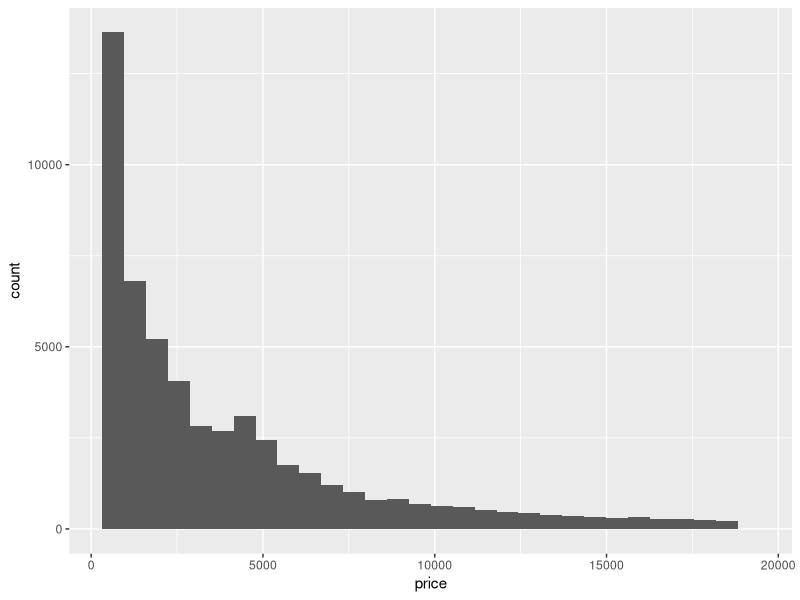
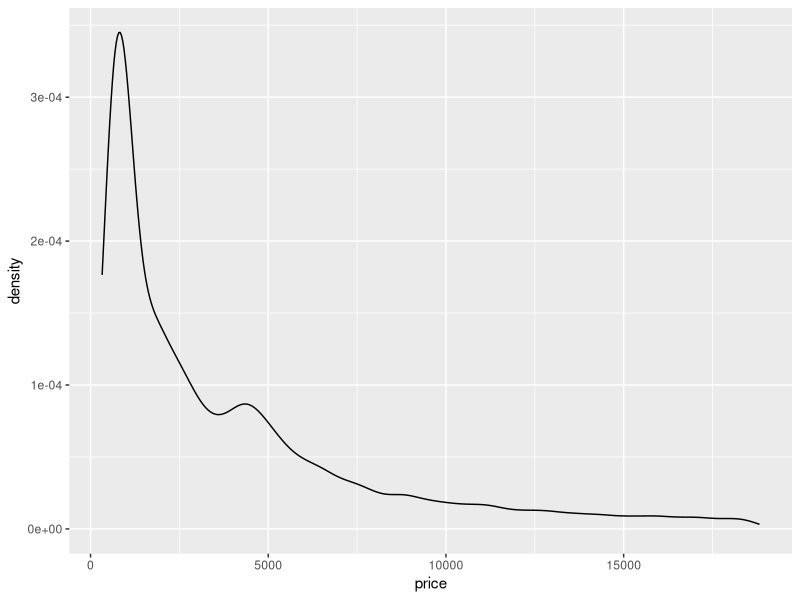
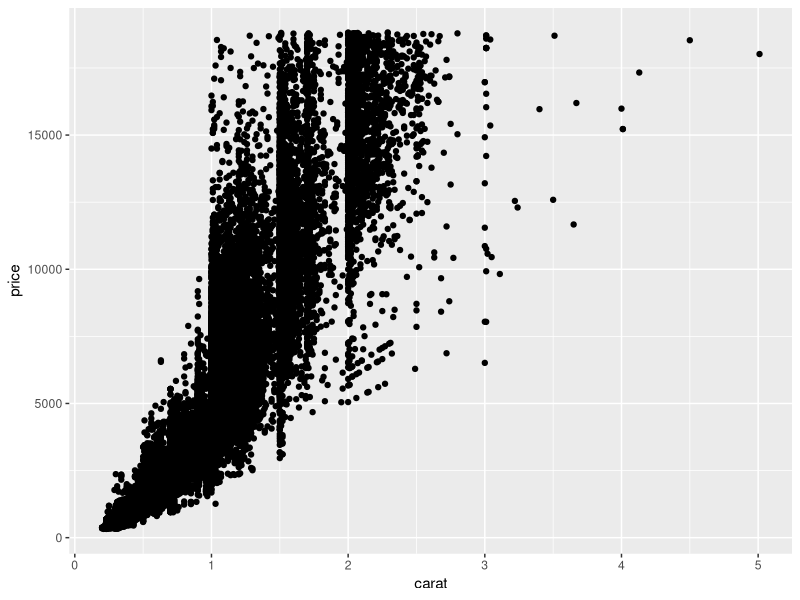
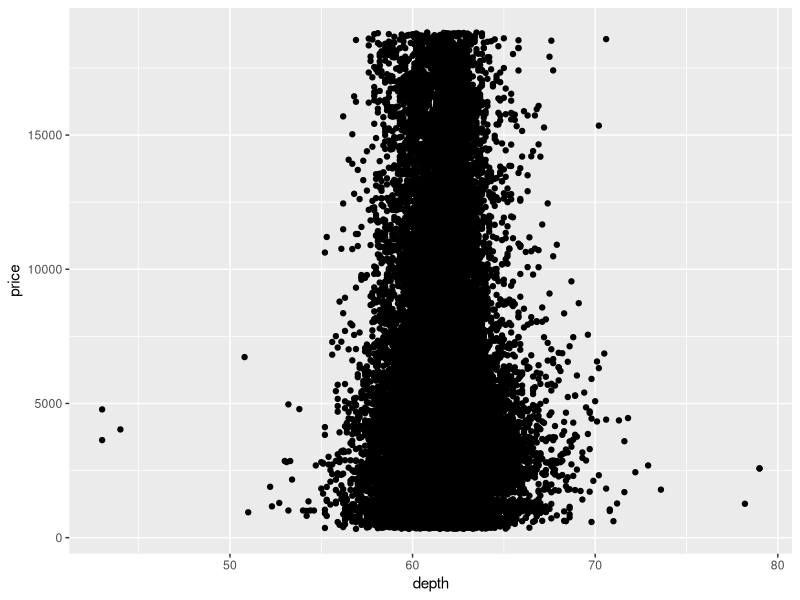
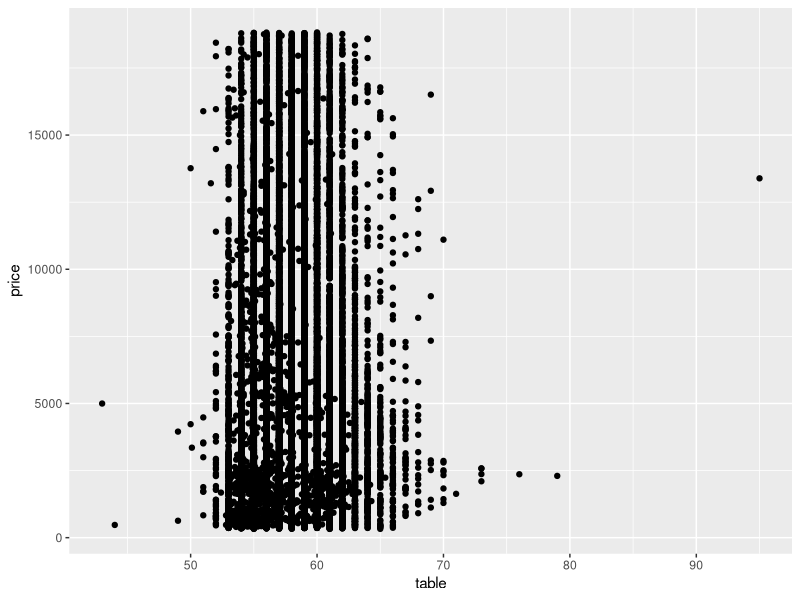
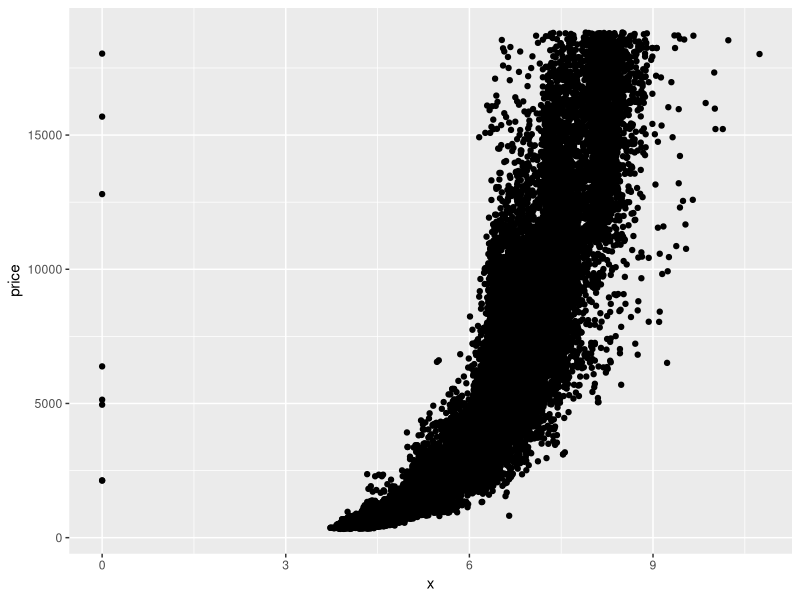
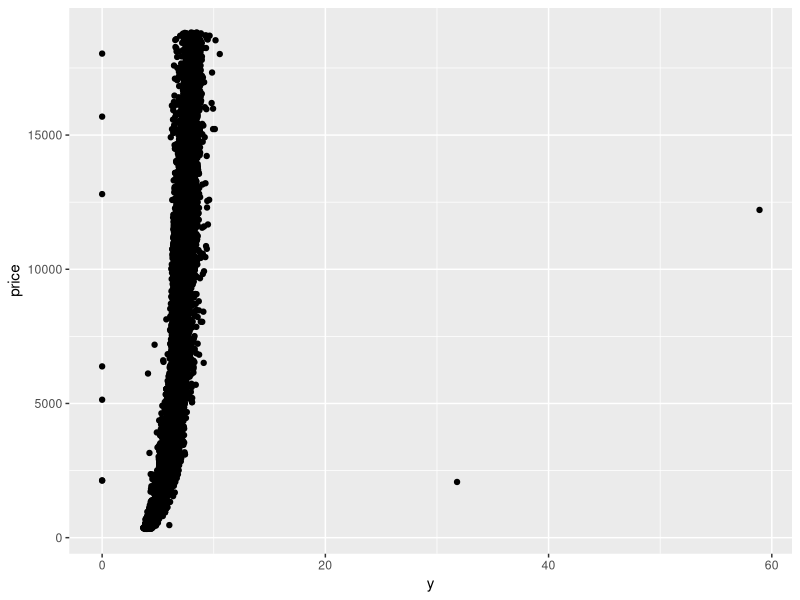
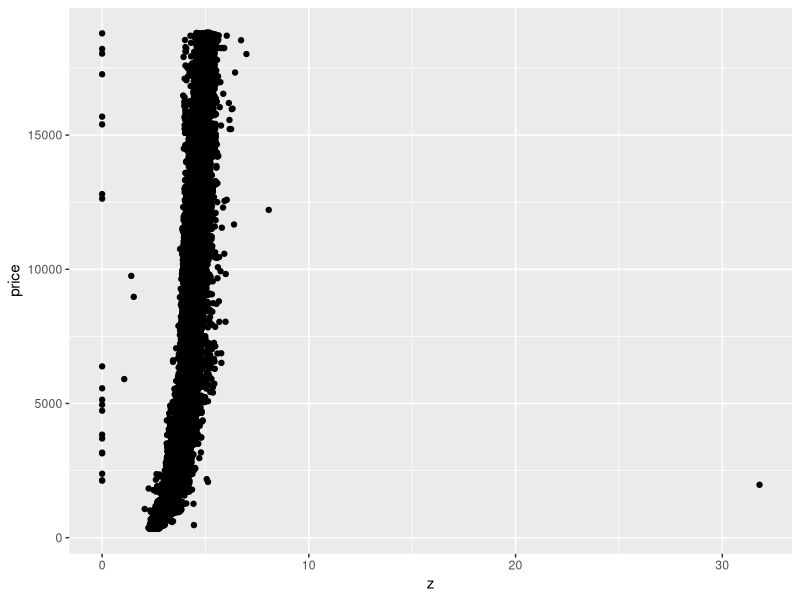

Reproduce these figures in R, in order.

# Importar libraries

library(tidyverse)
library(skimr)

# Leer hoja de datos

diamonds <- read_csv("diamantes.csv")

# Estadisticos descriptivos

summary(diamonds)
skim(diamonds)

# Exploracion grafica

# Variable dependiente: Price

ggplot(diamonds,aes(x=price)) +
  geom_histogram()

ggplot(diamonds,aes(x=price)) +
  geom_density()


# Graficos bivariables
# Variables Numericas (Scatter plots)

ggplot(diamonds,aes(x=carat,y=price)) +
  geom_point()

ggplot(diamonds,aes(x=depth,y=price)) +
  geom_point()

ggplot(diamonds,aes(x=table,y=price)) +
  geom_point()

ggplot(diamonds,aes(x=x,y=price)) +
  geom_point()

ggplot(diamonds,aes(x=y,y=price)) +
  geom_point()

ggplot(diamonds,aes(x=z,y=price)) +
  geom_point()


# Ahora variables categoricas

ggplot(diamonds,aes(x=cut,y=price,fill=cut)) +
  geom_boxplot()

ggplot(diamonds,aes(x=color,y=price,fill=color)) +
  geom_boxplot()

ggplot(diamonds,aes(x=clarity,y=price,fill=clarity)) +
  geom_boxplot()


# Histogramas de Precio por Cut, Color & Clarity (Small Multiples)

ggplot(diamonds,aes(x=price,fill=cut)) + 
  geom_histogram() +
  facet_wrap(~cut)

ggplot(diamonds,aes(x=price,fill=color)) + 
  geom_histogram() +
  facet_wrap(~color)

ggplot(diamonds,aes(x=price,fill=clarity)) + 
  geom_histogram() +
  facet_wrap(~clarity)


# Precio promedio como funcion de variables categoricas (diagrama de barras)

ggplot(diamonds,aes(x=cut)) +
  geom_bar()

ggplot(diamonds,aes(x=cut,y=price,fill=cut)) +
  geom_bar(stat="summary",fun=mean)

ggplot(diamonds,aes(x=color,y=price,fill=color)) +
  geom_bar(stat="summary",fun=mean)

ggplot(diamonds,aes(x=clarity,y=price,fill=clarity)) +
  geom_bar(stat="summary",fun=mean)
